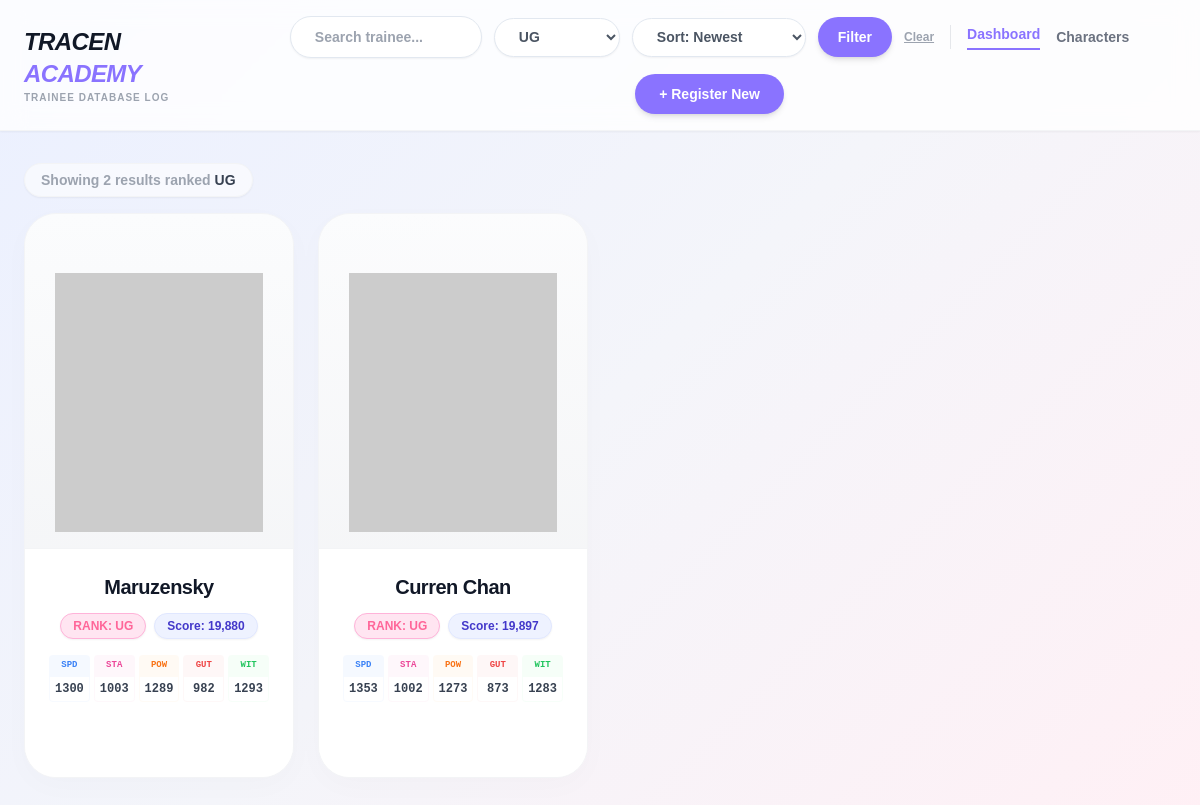
Screenshot of /index.php?rank_filter=UG with the database file from the repository.
### tables this page shows
CREATE TABLE `trainees` (
  `id` int(11) NOT NULL,
  `character_id` varchar(10) NOT NULL,
  `final_rank` varchar(10) DEFAULT NULL,
  `rating_score` int(11) DEFAULT NULL,
  `stat_speed` int(11) DEFAULT 0,
  `stat_stamina` int(11) DEFAULT 0,
  `stat_power` int(11) DEFAULT 0,
  `stat_guts` int(11) DEFAULT 0,
  `stat_wit` int(11) DEFAULT 0,
  `notes` text DEFAULT NULL,
  `logged_at` timestamp NOT NULL DEFAULT current_timestamp()
);

CREATE TABLE `characters` (
  `id` varchar(10) NOT NULL,
  `name` varchar(100) NOT NULL,
  `image_url` varchar(255) NOT NULL,
  `b_spd` int(11) DEFAULT NULL,
  `b_sta` int(11) DEFAULT NULL,
  `b_pow` int(11) DEFAULT NULL,
  `b_gut` int(11) DEFAULT NULL,
  `b_wit` int(11) DEFAULT NULL,
  `bon_spd` int(11) DEFAULT NULL,
  `bon_sta` int(11) DEFAULT NULL,
  `bon_pow` int(11) DEFAULT NULL,
  `bon_gut` int(11) DEFAULT NULL,
  `bon_wit` int(11) DEFAULT NULL,
  `apt_turf` varchar(1) DEFAULT NULL,
  `apt_dirt` varchar(1) DEFAULT NULL,
  `apt_short` varchar(1) DEFAULT NULL,
  `apt_mile` varchar(1) DEFAULT NULL,
  `apt_medium` varchar(1) DEFAULT NULL,
  `apt_long` varchar(1) DEFAULT NULL,
  `apt_runner` varchar(1) DEFAULT NULL,
  `apt_leader` varchar(1) DEFAULT NULL,
  `apt_betweener` varchar(1) DEFAULT NULL,
  `apt_chaser` varchar(1) DEFAULT NULL
);

### index.php (the view, shortened to what this page needs)
<?php
require_once 'config/database.php';
$sort = isset($_GET['sort']) ? $_GET['sort'] : 'newest';
$search = isset($_GET['search']) ? trim($_GET['search']) : '';
$rank_filter = isset($_GET['rank_filter']) ? $_GET['rank_filter'] : '';
$order_sql = "trainees.logged_at DESC";
$where_clauses = [];
$params = [];
if ($rank_filter !== '') {
    $where_clauses[] = "trainees.final_rank = :rank_filter";
    $params[':rank_filter'] = $rank_filter;
}
$where_sql = count($where_clauses) > 0 ? "WHERE " . implode(" AND ", $where_clauses) : "";
$query = "SELECT trainees.*, characters.name AS uma_name, characters.id AS char_id
          FROM trainees
          JOIN characters ON trainees.character_id = characters.id
          $where_sql
          ORDER BY $order_sql";
$stmt = $pdo->prepare($query);
$stmt->execute($params);
$trainees = $stmt->fetchAll();
$rank_order = ['US','UA','UB','UC','UD','UE','UF','UG','SS+','SS','S+','S','A+','A','B+','B','C+','C','D+','D','E+','E','F+','F','G+','G'];
$existing_ranks = $pdo->query("SELECT DISTINCT final_rank FROM trainees WHERE final_rank IS NOT NULL")->fetchAll(PDO::FETCH_COLUMN);
$available_ranks = array_values(array_filter($rank_order, fn($r) => in_array($r, $existing_ranks)));
?>
<!DOCTYPE html>
<html lang="en">
<head>
    <script src="https://cdn.tailwindcss.com"></script>
</head>
<body class="antialiased min-h-screen pb-12">
    <nav class="bg-white/80 backdrop-blur-md shadow-sm sticky top-0 z-50 border-b border-gray-100">
        <div class="max-w-7xl mx-auto px-4 sm:px-6 py-4 flex flex-col lg:flex-row justify-between items-center gap-4">
            <div class="text-center lg:text-left">
                <a href="index.php">
                    <h1 class="text-2xl font-black tracking-tight text-gray-900 uppercase italic">
                        Tracen <span class="uma-primary-text">Academy</span>
                    </h1>
                </a>
                <p class="text-[10px] font-bold text-gray-400 tracking-widest uppercase">Trainee Database Log</p>
            </div>
            <div class="flex flex-wrap items-center justify-center gap-3 sm:gap-4">
                <form action="index.php" method="GET" class="flex flex-wrap items-center justify-center gap-2 sm:gap-3 m-0">
                    <input type="text" name="search" value="<?php echo htmlspecialchars($search); ?>" placeholder="Search trainee..." class="clean-search shadow-sm w-40 sm:w-48">
                    <select name="rank_filter" onchange="this.form.submit()" class="clean-select shadow-sm bg-white">
                        <?php foreach($available_ranks as $r): ?>
                            <option value="<?php echo htmlspecialchars($r); ?>" <?php if($rank_filter === $r) echo 'selected'; ?>><?php echo htmlspecialchars($r); ?></option>
                        <?php endforeach; ?>
                    </select>
                    <select name="sort" onchange="this.form.submit()" class="clean-select shadow-sm bg-white">
                        <option value="newest" <?php if($sort == 'newest') echo 'selected'; ?>>Sort: Newest</option>
                    </select>
                    <button type="submit" class="uma-primary text-white px-4 sm:px-5 py-2 sm:py-2.5 rounded-full font-bold shadow-md hover:scale-105 transition-transform duration-200 text-xs sm:text-sm">Filter</button>
                    <?php if($search !== '' || $rank_filter !== ''): ?>
                        <a href="index.php" class="text-xs font-bold text-gray-400 hover:text-gray-700 underline">Clear</a>
                    <?php endif; ?>
                </form>
                <div class="flex items-center gap-4 font-bold text-xs sm:text-sm text-gray-500">
                    <a href="index.php" class="uma-primary-text border-b-2 border-[#8A73FF] pb-1">Dashboard</a>
                    <a href="characters.php" class="hover:text-[#8A73FF] transition">Characters</a>
                </div>
                <a href="add-trainee.php" class="uma-primary text-white px-4 sm:px-6 py-2 sm:py-2.5 rounded-full font-bold shadow-md hover:scale-105 transition-transform duration-200 text-xs sm:text-sm whitespace-nowrap">
                    + Register New
                </a>
            </div>
        </div>
    </nav>
    <div class="max-w-7xl mx-auto px-4 sm:px-6 mt-6 sm:mt-8">
        <?php if($search !== '' || $rank_filter !== ''): ?>
            <p class="text-xs sm:text-sm font-bold text-gray-400 mb-4 bg-white/60 inline-block px-4 py-1.5 rounded-full border border-gray-100 shadow-sm">
                Showing <?php echo count($trainees); ?> result<?php echo count($trainees) !== 1 ? 's' : ''; ?>
                <?php if($rank_filter !== ''): ?> ranked <span class="text-gray-700"><?php echo htmlspecialchars($rank_filter); ?></span><?php endif; ?>
            </p>
        <?php endif; ?>
        <div class="grid grid-cols-2 sm:grid-cols-2 md:grid-cols-3 lg:grid-cols-4 gap-3 sm:gap-6">
            <?php if(count($trainees) > 0): ?>
                <?php foreach($trainees as $t): ?>
                    <div class="bg-white/90 rounded-[1.25rem] sm:rounded-[2rem] shadow-[0_4px_20px_rgb(0,0,0,0.01)] sm:shadow-[0_8px_30px_rgb(0,0,0,0.02)] hover:shadow-[0_20px_40px_rgba(138,115,255,0.08)] transition-all duration-300 overflow-hidden group border border-gray-100 flex flex-col relative transform hover:-translate-y-0.5 sm:hover:-translate-y-1">
                        <div class="relative w-full aspect-[4/5] bg-gradient-to-b from-gray-50/50 to-gray-100/80 flex items-end justify-center overflow-hidden border-b border-gray-100 p-2 sm:p-4">
                            <?php
                                $prefix = substr($t['character_id'], 0, 4);
                                $local_image = "assets/images/characters/chara_stand_{$prefix}_{$t['character_id']}.png";
                            ?>
                            <img src="<?php echo htmlspecialchars($local_image); ?>"
                                 alt="<?php echo htmlspecialchars($t['uma_name']); ?>"
                                 class="w-[92%] sm:w-[88%] h-auto object-contain object-bottom group-hover:scale-105 transition-transform duration-500 ease-out z-10"
                                 onerror="this.src='https://via.placeholder.com/400x500.png?text=Image+Not+Found'">
                        </div>
                        <div class="p-3 sm:p-6 flex-1 flex flex-col bg-white z-20">
                            <h3 class="text-sm sm:text-xl font-black text-gray-900 text-center leading-tight mb-2 sm:mb-3 truncate tracking-tight group-hover:uma-primary-text transition-colors">
                                <?php echo htmlspecialchars($t['uma_name']); ?>
                            </h3>
                            <div class="flex flex-wrap justify-center items-center gap-1 sm:gap-2 mb-3 sm:mb-4">
                                <?php if($t['final_rank']): ?>
                                    <span class="bg-[#FFE5F1] text-[#FF6699] px-2 sm:px-3 py-0.5 sm:py-1 rounded-full text-[10px] sm:text-xs font-black shadow-sm border border-[#FFB3D9] whitespace-nowrap">
                                        RANK: <?php echo htmlspecialchars($t['final_rank']); ?>
                                    </span>
                                <?php endif; ?>
                                <?php if($t['rating_score']): ?>
                                    <span class="bg-indigo-50 text-indigo-700 px-2 sm:px-3 py-0.5 sm:py-1 rounded-full text-[10px] sm:text-xs font-black shadow-sm border border-indigo-100 whitespace-nowrap">
                                        Score: <?php echo number_format($t['rating_score']); ?>
                                    </span>
                                <?php endif; ?>
                            </div>
                            <div class="grid grid-cols-5 gap-0.5 sm:gap-1 mb-3 sm:mb-4 text-center font-mono">
                                <div><p class="text-[7px] sm:text-[9px] font-bold text-blue-500 bg-blue-50/60 rounded-t py-0.5 sm:py-1">SPD</p><p class="text-[10px] sm:text-xs font-black text-gray-700 border border-t-0 border-blue-50/50 rounded-b py-0.5 sm:py-1"><?php echo $t['stat_speed']; ?></p></div>
                                <div><p class="text-[7px] sm:text-[9px] font-bold text-pink-500 bg-pink-50/60 rounded-t py-0.5 sm:py-1">STA</p><p class="text-[10px] sm:text-xs font-black text-gray-700 border border-t-0 border-pink-50/50 rounded-b py-0.5 sm:py-1"><?php echo $t['stat_stamina']; ?></p></div>
                                <div><p class="text-[7px] sm:text-[9px] font-bold text-orange-500 bg-orange-50/60 rounded-t py-0.5 sm:py-1">POW</p><p class="text-[10px] sm:text-xs font-black text-gray-700 border border-t-0 border-orange-50/50 rounded-b py-0.5 sm:py-1"><?php echo $t['stat_power']; ?></p></div>
                                <div><p class="text-[7px] sm:text-[9px] font-bold text-red-500 bg-red-50/60 rounded-t py-0.5 sm:py-1">GUT</p><p class="text-[10px] sm:text-xs font-black text-gray-700 border border-t-0 border-red-50/50 rounded-b py-0.5 sm:py-1"><?php echo $t['stat_guts']; ?></p></div>
                                <div><p class="text-[7px] sm:text-[9px] font-bold text-green-500 bg-green-50/60 rounded-t py-0.5 sm:py-1">WIT</p><p class="text-[10px] sm:text-xs font-black text-gray-700 border border-t-0 border-green-50/50 rounded-b py-0.5 sm:py-1"><?php echo $t['stat_wit']; ?></p></div>
                            </div>
                        </div>
                    </div>
                <?php endforeach; ?>
            <?php endif; ?>
        </div>
    </div>
</body>
</html>

### index.php (style rules this page uses)
body { font-family: 'Noto Sans JP', sans-serif; background: linear-gradient(135deg, #EBF0FF 0%, #F4F5FA 50%, #FFF0F5 100%); color: #333333; }
.uma-primary { background-color: #8A73FF; }
.uma-primary-text { color: #8A73FF; }
.clean-select { background-color: #FFFFFF; border: 1px solid #E2E8F0; border-radius: 9999px; padding: 0.5rem 1rem; outline: none; transition: all 0.2s; cursor: pointer; font-weight: 700; color: #4B5563; font-size: 0.825rem; }
@media (min-width: 640px) { .clean-select { padding: 0.6rem 1.25rem; font-size: 0.875rem; } }
.clean-search { background-color: #FFFFFF; border: 1px solid #E2E8F0; border-radius: 9999px; padding: 0.5rem 1.25rem; outline: none; transition: all 0.2s; font-weight: 700; color: #4B5563; font-size: 0.825rem; }
@media (min-width: 640px) { .clean-search { padding: 0.6rem 1.5rem; font-size: 0.875rem; } }

### rows the page displays
trainees: character.name "Maruzensky", final_rank "UG", rating_score "19,880", stat_speed "1300", stat_stamina "1003", stat_power "1289", stat_guts "982", stat_wit "1293"
trainees: character.name "Curren Chan", final_rank "UG", rating_score "19,897", stat_speed "1353", stat_stamina "1002", stat_power "1273", stat_guts "873", stat_wit "1283"

### other values shown
count($trainees) "2"
$rank_filter "UG"
form field rank_filter "UG"
